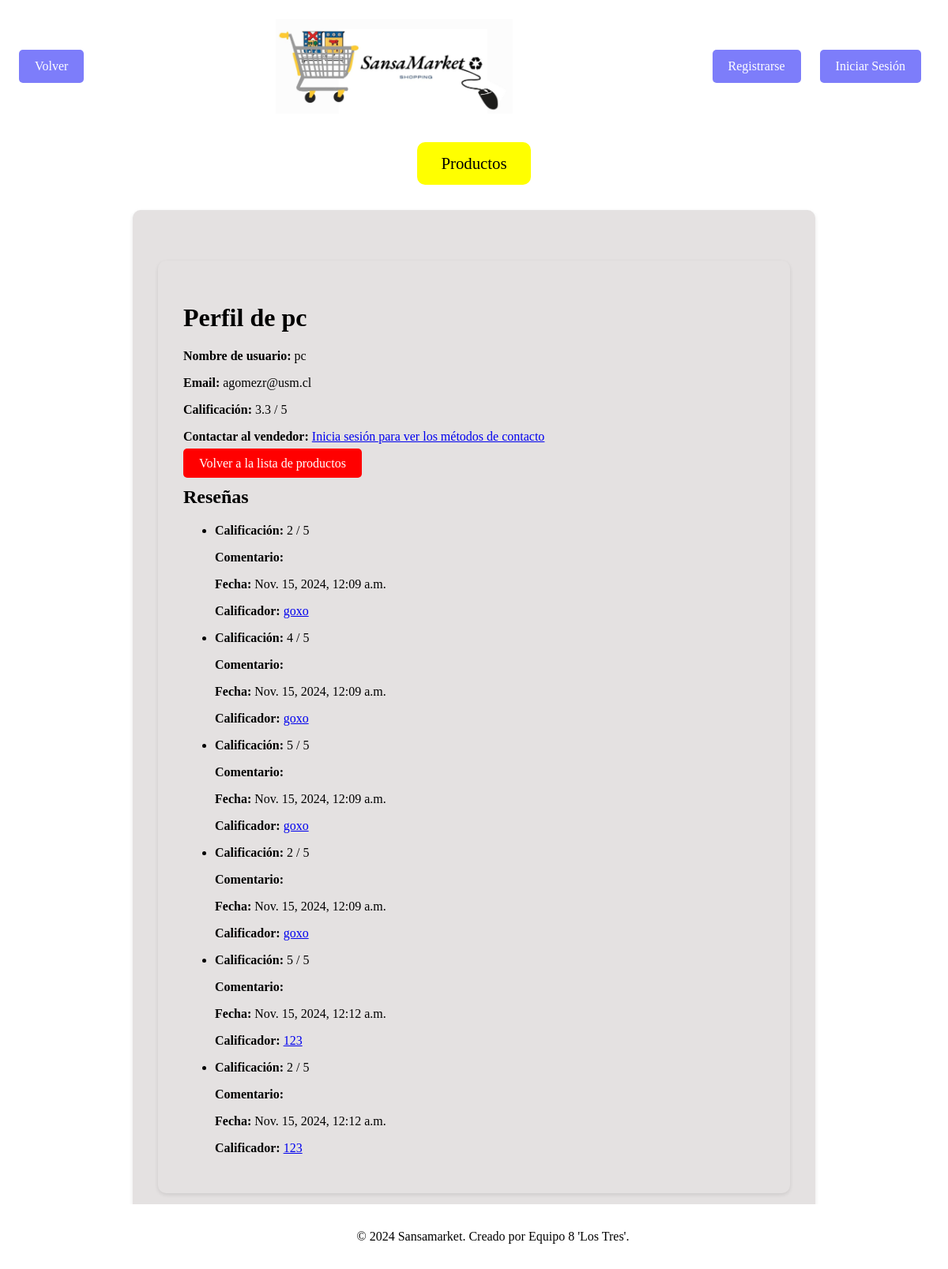
Page /usuarios/perfil/4/ on the earlier database version.
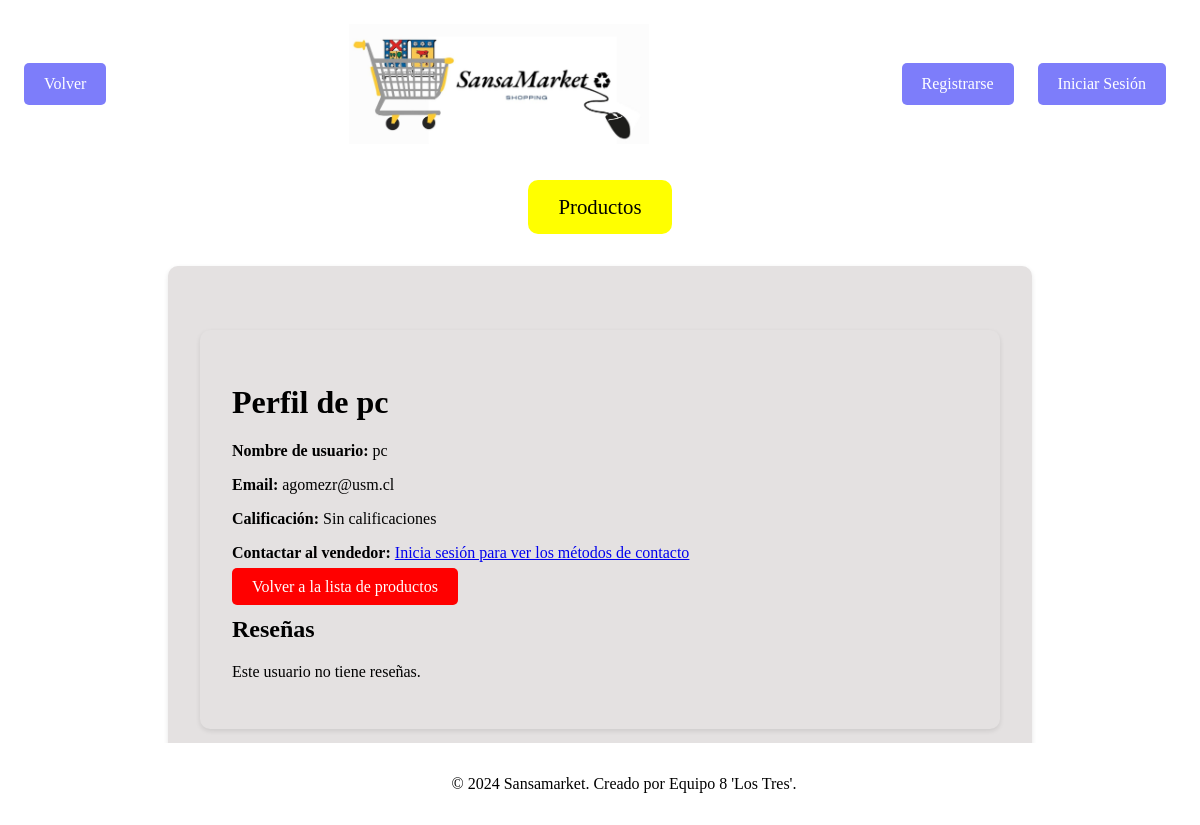
Same page on the later database version.
### Apps/resenas/models.py (models this page shows, shortened)
class Resena(models.Model):
    usuario = models.ForeignKey(User, on_delete=models.CASCADE, related_name='resenas_recibidas')
    calificador = models.ForeignKey(User, on_delete=models.CASCADE, related_name='resenas_realizadas')
    calificacion = models.IntegerField(choices=[(i, i) for i in range(1, 6)])
    comentario = models.TextField(null=True, blank=True)
    fecha = models.DateTimeField(auto_now_add=True)

### Apps/usuarios/views.py (the view)
# urls.py: path('perfil/<int:pk>/', views.perfil_usuario, name='perfil'),
def perfil_usuario(request, pk):
    usuario = get_object_or_404(User, pk=pk)
    resenas = Resena.objects.filter(usuario=usuario)
    user_has_reviewed = False
    if request.user.is_authenticated:
        user_has_reviewed = Resena.objects.filter(usuario=usuario, calificador=request.user).exists()
    return render(request, 'usuarios/perfil_usuario.html', {
        'usuario': usuario,
        'resenas': resenas,
        'user_has_reviewed': user_has_reviewed
    })

### Apps/resenas/templatetags/resenas_extras.py (called while the page is built)
@register.filter
def promedio_calificaciones(queryset):
    total = queryset.count()
    if total == 0:
        return 0
    suma = sum(item.calificacion for item in queryset)
    promedio = suma / total
    return round(promedio, 1)

### Apps/templates/usuarios/perfil_usuario.html (shortened to what this page needs)
{% extends 'base.html' %}
{% load resenas_extras %}
{% block content %}
    <div class="container mt-4">
        <h1 class="mb-4">Perfil de {{ usuario.username }}</h1>
        <div class="card">
            <div class="card-body">
                <p class="card-text"><strong>Nombre de usuario:</strong> {{ usuario.username }}</p>
                <p class="card-text"><strong>Email:</strong> {{ usuario.email }}</p>
                <p class="card-text"><strong>Calificación:</strong>
                    {% with usuario.resenas_recibidas.all as resenas %}
                        {% if resenas %}
                            {{ resenas|promedio_calificaciones }} / 5
                        {% else %}
                            Sin calificaciones
                        {% endif %}
                    {% endwith %}
                </p>
                {% if user.is_authenticated %}
                    <p class="card-text"><strong>Teléfono:</strong> {{ usuario.perfil.telefono }}</p>
                    <p class="card-text"><strong>Email de contacto:</strong> {{ usuario.perfil.email_contacto }}</p>
                {% else %}
                    <p class="card-text"><strong>Contactar al vendedor:</strong> <a href="{% url 'usuarios:login' %}">Inicia sesión para ver los métodos de contacto</a></p>
                {% endif %}
                <a href="{% url 'productos:lista_productos' %}" class="btn-rojo mt-3">Volver a la lista de productos</a>
            </div>
        </div>
        <div class="card mt-4">
            <div class="card-body">
                <h2 class="mb-4">Reseñas</h2>
                {% if resenas %}
                    <ul class="list-group">
                        {% for resena in resenas %}
                            <li class="list-group-item">
                                <p><strong>Calificación:</strong> {{ resena.calificacion }} / 5</p>
                                <p><strong>Comentario:</strong> {{ resena.comentario }}</p>
                                <p><strong>Fecha:</strong> {{ resena.fecha }}</p>
                                <p><strong>Calificador:</strong> <a href="{% url 'usuarios:perfil' resena.calificador.pk %}">{{ resena.calificador.username }}</a></p>
                            </li>
                        {% endfor %}
                    </ul>
                {% else %}
                    <p>Este usuario no tiene reseñas.</p>
                {% endif %}
            </div>
        </div>
    </div>
{% endblock %}

Differences in the rows shown:
removed Resena: calificacion.calificacion "3.3", calificacion "2", fecha "Nov. 15, 2024, 12:09 a.m.", calificador.username "goxo"
removed Resena: calificacion "4", fecha "Nov. 15, 2024, 12:09 a.m.", calificador.username "goxo"
removed Resena: calificacion "5", fecha "Nov. 15, 2024, 12:09 a.m.", calificador.username "goxo"
removed Resena: calificacion "2", fecha "Nov. 15, 2024, 12:09 a.m.", calificador.username "goxo"
removed Resena: calificacion "5", fecha "Nov. 15, 2024, 12:12 a.m.", calificador.username "123"
removed Resena: calificacion "2", fecha "Nov. 15, 2024, 12:12 a.m.", calificador.username "123"
Other differences:
text no longer shown: "/ 5"
text now shown: "Sin calificaciones Este usuario no tiene reseñas."
